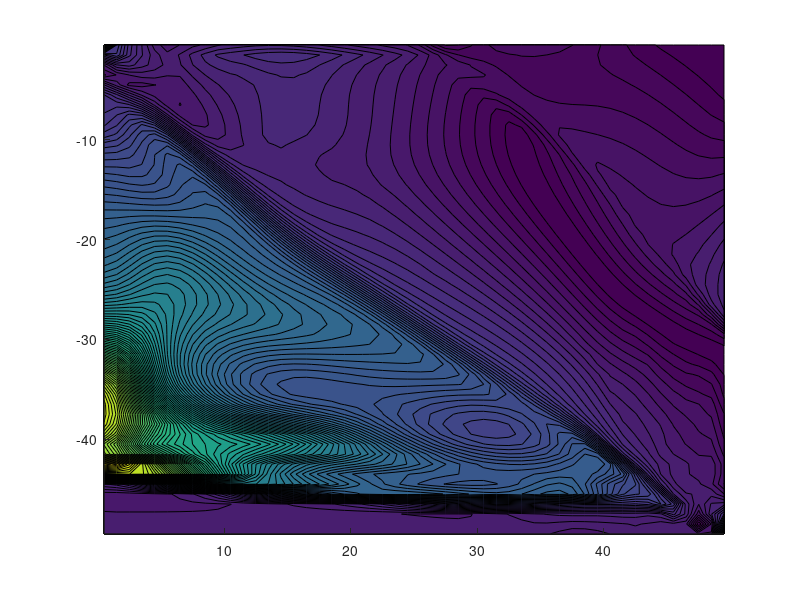

The MATLAB source for this figure: (Note: this script raises an error after producing the figure.)
% Assignment 6 Q2
clear
load("ps_06_data.mat")
gamma = 0.2;
E = 70e+3; %[in MPa]
nu = 0.3;
volfrac = 0.3;
penal = 3;

[nelx, nely] = size(rho);

xvals = [1:nelx] - 0.5;
yvals = -xvals;

[X,Y] = meshgrid(xvals,yvals);

stress_vm = zeros(nelx,nely);
Ae = 1;
for elx = 1:nelx
    for ely = 1:nely
        disp = [ dx(ely+1,elx) dy(ely+1,elx); dx(ely+1,elx+1) dy(ely+1,elx+1); dx(ely,elx+1) dy(ely,elx+1); dx(ely,elx) dy(ely,elx)];
        D = (rho(ely,elx)^penal)*(E/(1-nu^2))*[1 nu 0;nu 1 0;0 0 (1-nu)/2];
        strain = 0.5*[disp(2,1)+disp(3,1)-disp(4,1)-disp(1,1);
                      disp(3,2)+disp(4,2)-disp(1,2)-disp(2,2);
                      disp(2,2)+disp(3,1)+disp(3,2)+disp(4,1)-disp(1,1)-disp(1,2)-disp(2,1)-disp(4,2)];
        stress_temp = D*strain;
        stress_xx = stress_temp(1);
        stress_yy = stress_temp(2);
        stress_xy = stress_temp(3);
        stress_vm(ely,elx) = sqrt((stress_xx.^2 + stress_yy.^2) + 3*stress_xy.^2 - stress_xx.*stress_yy);        
    end
end


adj_stress_vm = stress_vm./(rho.^penal);
rel_stress_vm = zeros(ely,elx);
for elx =1:nelx
    for ely = 1:nely
        rel_stress_vm(ely,elx) = stress_vm(ely,elx)/((rho(ely,elx)^penal)*(1-gamma+(gamma/rho(ely,elx))));
    end
end

%contourf(X,Y,stress_vm,100,'edgecolor','none')
figure(1)
contourf(X,Y,adj_stress_vm,100,'edgecolor','none')
title('Adjusted Von-Misses Stress')
colorbar()

figure(2)
contourf(X,Y,rel_stress_vm,100,'edgecolor','none')
title('Relaxed Von-Mises Stress')
colorbar()